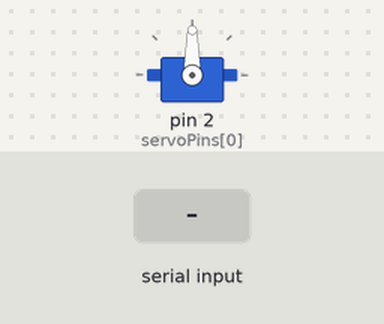
The sketch below on a simulated Arduino Uno, built with avr-gcc and run on an emulated ATmega328P. Shown: servo. The test bench sets the inputs (shaded band). What the sketch prints to the serial monitor is not drawn.

Above: at 3.1 s.
3.2 s: "F90\n" received over Serial
At 3.42 s:
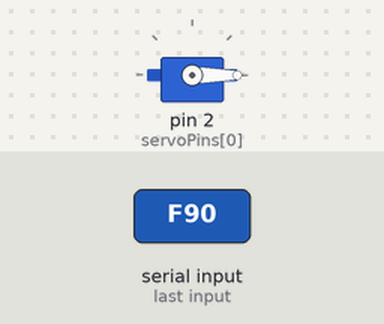
5.1 s: "B90\n" received over Serial
At 5.32 s:
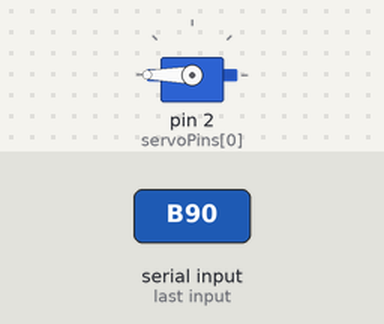
7.0 s: "L90\n" received over Serial
At 7.21 s:
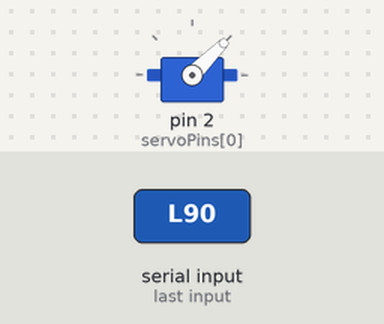
8.9 s: "R90\n" received over Serial
At 9.12 s:
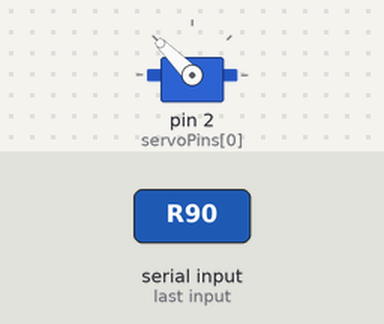
Timing chart, 0 to 11.8 s (numbered marks = the images above; inputs shaded):
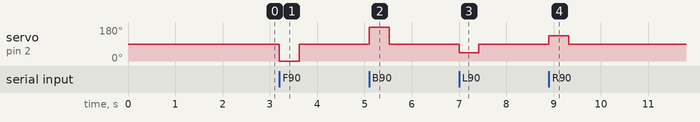

Measured:
- after the input at 3.2 s, servo on pin 2 (servoPins[0]): 90° → 0° at once, → 90° 0.42 s later
- after the input at 5.1 s, servo on pin 2 (servoPins[0]): 90° → 180° at once, → 90° 0.42 s later
- after the input at 7.0 s, servo on pin 2 (servoPins[0]): 90° → 45° at once, → 90° 0.42 s later
- after the input at 8.9 s, servo on pin 2 (servoPins[0]): 90° → 135° at once, → 90° 0.42 s later

The sketch:

hexapod_controller.ino
```cpp
#include <Servo.h>

#define NUM_LEGS 6
#define SERVOS_PER_LEG 3
#define TOTAL_SERVOS (NUM_LEGS * SERVOS_PER_LEG)

Servo servos[TOTAL_SERVOS];

// Only the first servo (index 0) is actually connected for now
int servoPins[TOTAL_SERVOS] = {
  2, 3, 4,    // Leg 1
  5, 6, 7,    // Leg 2
  8, 9, 10,   // Leg 3
  11, 12, 13, // Leg 4
  14, 15, 16, // Leg 5
  17, 18, 19  // Leg 6
};

// Walking parameters
int walkSpeed = 50;  // 0–100
int legLift = 20;    // 0–50
unsigned long moveInterval = 800;

void setup() {
  Serial.begin(9600);
  Serial.println("🕷️ Hexapod Ready - Awaiting Commands from Python");

  // Attach all servo objects (only pin 2 physically connected now)
  for (int i = 0; i < TOTAL_SERVOS; i++) {
    if (i == 0) {
      servos[i].attach(servoPins[i]);
      Serial.print("Servo["); Serial.print(i); Serial.println("] attached to D2 (ACTIVE)");
    } else {
      Serial.print("Servo["); Serial.print(i); Serial.println("] simulated (not attached)");
    }
  }

  // Neutral position
  for (int i = 0; i < TOTAL_SERVOS; i++) {
    writeServo(i, 90);
  }
  delay(1000);
  Serial.println("Neutral position set.");
}

void loop() {
  if (Serial.available()) {
    char cmd = Serial.read();

    switch (cmd) {
      case 'F': moveForward(); break;
      case 'B': moveBackward(); break;
      case 'L': turnLeft(); break;
      case 'R': turnRight(); break;
      case 'S': {
        int val = Serial.parseInt();
        walkSpeed = constrain(val, 0, 100);
        moveInterval = map(walkSpeed, 0, 100, 1200, 300);
        Serial.print("Speed set to: "); Serial.println(walkSpeed);
        break;
      }
      case 'H': {
        int val = Serial.parseInt();
        legLift = constrain(val, 0, 50);
        Serial.print("Leg height set to: "); Serial.println(legLift);
        break;
      }
    }
  }
}

// ---------------- MOVEMENT FUNCTIONS ----------------

void moveForward() {
  Serial.println("🕷️ Moving Forward...");
  simulateAllLegs();
  moveServo(0, 0);  // active servo demonstration
}

void moveBackward() {
  Serial.println("🕷️ Moving Backward...");
  simulateAllLegs();
  moveServo(0, 180);
}

void turnLeft() {
  Serial.println("↩️ Turning Left...");
  simulateAllLegs();
  moveServo(0, 45);
}

void turnRight() {
  Serial.println("↪️ Turning Right...");
  simulateAllLegs();
  moveServo(0, 135);
}

// --------------- SIMULATION / DEMO FUNCTIONS ----------------

void simulateAllLegs() {
  Serial.print("Simulating "); Serial.print(TOTAL_SERVOS - 1);
  Serial.println(" servos (only D2 active)");
}

void moveServo(int index, int angle) {
  writeServo(index, angle);
  delay(400);
  writeServo(index, 90);  // return to center
}

void writeServo(int index, int angle) {
  if (index == 0) {  // Only servo 0 is physically attached
    servos[index].write(angle);
  }
  // For simulated servos, we just print feedback
  Serial.print("Servo["); Serial.print(index);
  Serial.print("] -> "); Serial.print(angle);
  Serial.println("°");
}
```
